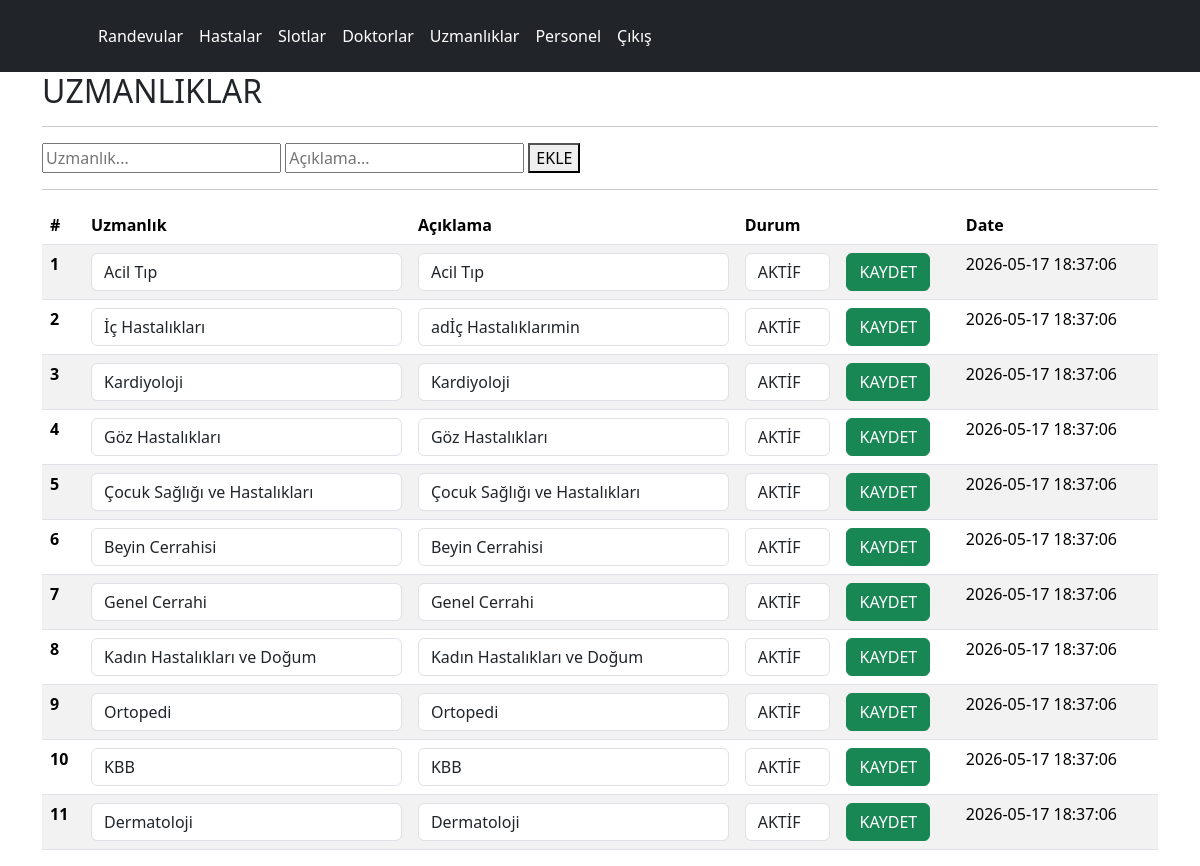
Page /php/panel/uzmanliklar.php on the committed database.
### tables this page shows
CREATE TABLE IF NOT EXISTS `specialization` (
	`id`			INT NOT NULL PRIMARY KEY AUTO_INCREMENT,
	`specialization`	VARCHAR(50) NOT NULL,	
	`description`	VARCHAR(200) NULL,
	`status`		TINYINT NOT NULL,
	`createdtime`	TIMESTAMP NOT NULL DEFAULT CURRENT_TIMESTAMP(),
	UNIQUE (`specialization`)
);

### php/panel/uzmanliklar.php (the view, shortened to what this page needs)
<?PHP
	require_once("../inc_config.php");
?>
<html>
	<head>
		<link href="https://cdn.jsdelivr.net/npm/bootstrap@5.3.8/dist/css/bootstrap.min.css" rel="stylesheet">
	</head>
	<body>
		<?PHP include("inc_header.php");?>
		<div class="container">
			<h2>UZMANLIKLAR</h2>
			<hr>
			<form action="actions.php" method="post">
				<input type="text" name="specialization" placeholder="Uzmanlık..." required>
				<input type="text" name="description" placeholder="Açıklama..." required>
				<button type="submit">EKLE</button>
			</form>
			<hr>
			<table class="table table-striped  table-hover">
				<thead>
					<tr>
					<th scope="col">#</th>
					<th scope="col">Uzmanlık</th>
					<th scope="col">Açıklama</th>
					<th scope="col">Durum</th>
					<th></th>
					<th scope="col">Date</th>
					</tr>
				</thead>
				<tbody>
		<?PHP
		$myQuery = "select * from specialization";
		$result = $mysqli->query($myQuery);
		?>
		<?PHP while($rs = mysqli_fetch_array($result)){?>
				<form action="actions.php" method="post">
					<tr>
						<th scope="row"><?=$rs['id'];?></th>
						<td><input type="text" name="specialization" placeholder="Uzmanlık..." maxlength="50" required value="<?=$rs['specialization'];?>" class="form-control"></td>
						<td><input type="text" name="description" placeholder="Açıklama..." maxlength="200" required value="<?=$rs['description'];?>" class="form-control"></td>
						<td><select name="status" required class="form-control"><option value="0">PASİF</option><option value="1" <?=($rs['status'])?"selected":"";?>>AKTİF</option></select></td>
						<td><button type="submit" class="btn btn-success">KAYDET</button></td>
						<td><?=$rs['createdtime'];?></td>
					</tr>
				</form>
		<?PHP } ?>
				</tbody>
			</table>
		</div>
	</body>
</html>

### rows in the picture
specialization: id "1", specialization "Acil Tıp", description "Acil Tıp", status "AKTİF", createdtime "2026-05-17 18:37:06"
specialization: id "2", specialization "İç Hastalıkları", description "adİç Hastalıklarımin", status "AKTİF", createdtime "2026-05-17 18:37:06"
specialization: id "3", specialization "Kardiyoloji", description "Kardiyoloji", status "AKTİF", createdtime "2026-05-17 18:37:06"
specialization: id "4", specialization "Göz Hastalıkları", description "Göz Hastalıkları", status "AKTİF", createdtime "2026-05-17 18:37:06"
specialization: id "5", specialization "Çocuk Sağlığı ve Hastalıkları", description "Çocuk Sağlığı ve Hastalıkları", status "AKTİF", createdtime "2026-05-17 18:37:06"
specialization: id "6", specialization "Beyin Cerrahisi", description "Beyin Cerrahisi", status "AKTİF", createdtime "2026-05-17 18:37:06"
specialization: id "7", specialization "Genel Cerrahi", description "Genel Cerrahi", status "AKTİF", createdtime "2026-05-17 18:37:06"
specialization: id "8", specialization "Kadın Hastalıkları ve Doğum", description "Kadın Hastalıkları ve Doğum", status "AKTİF", createdtime "2026-05-17 18:37:06"
specialization: id "9", specialization "Ortopedi", description "Ortopedi", status "AKTİF", createdtime "2026-05-17 18:37:06"
specialization: id "10", specialization "KBB", description "KBB", status "AKTİF", createdtime "2026-05-17 18:37:06"
specialization: id "11", specialization "Dermatoloji", description "Dermatoloji", status "AKTİF", createdtime "2026-05-17 18:37:06"
